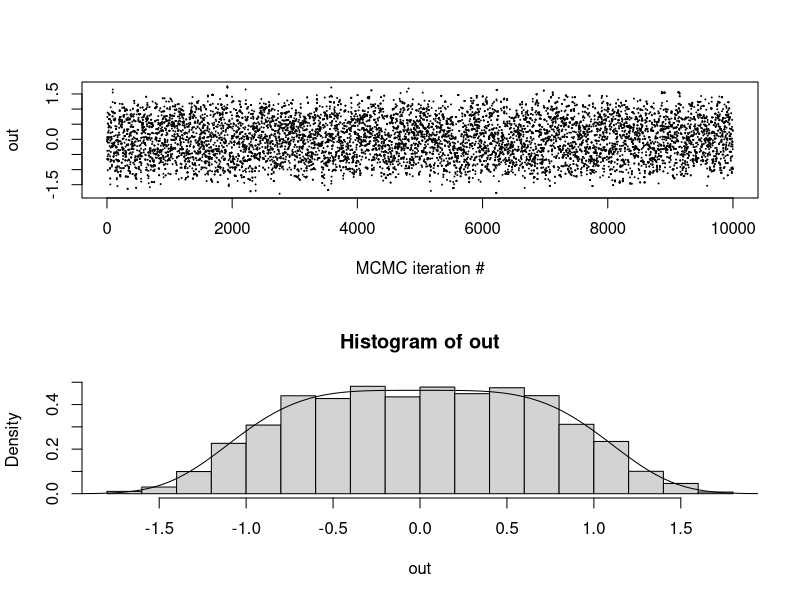
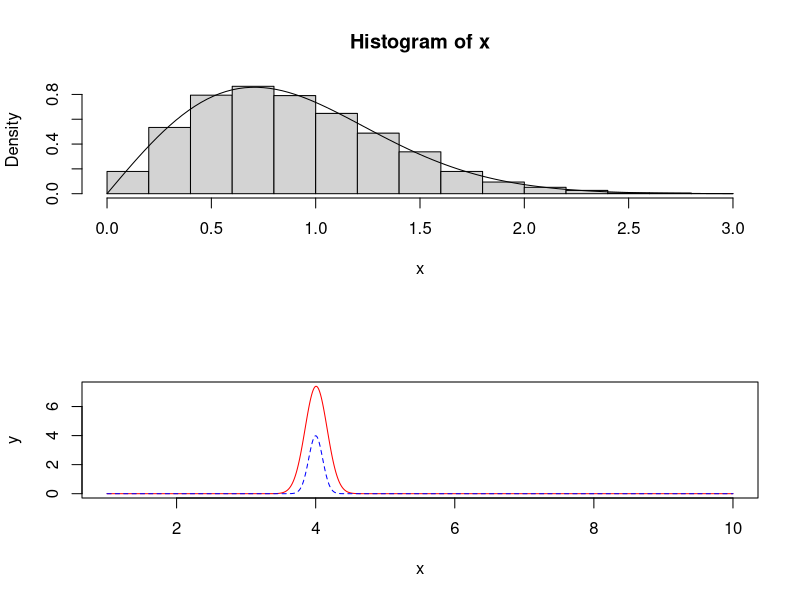
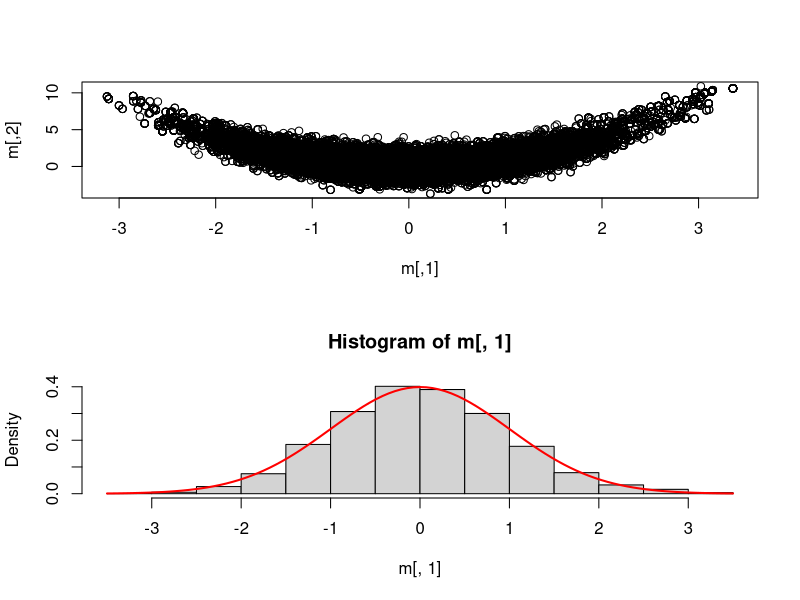
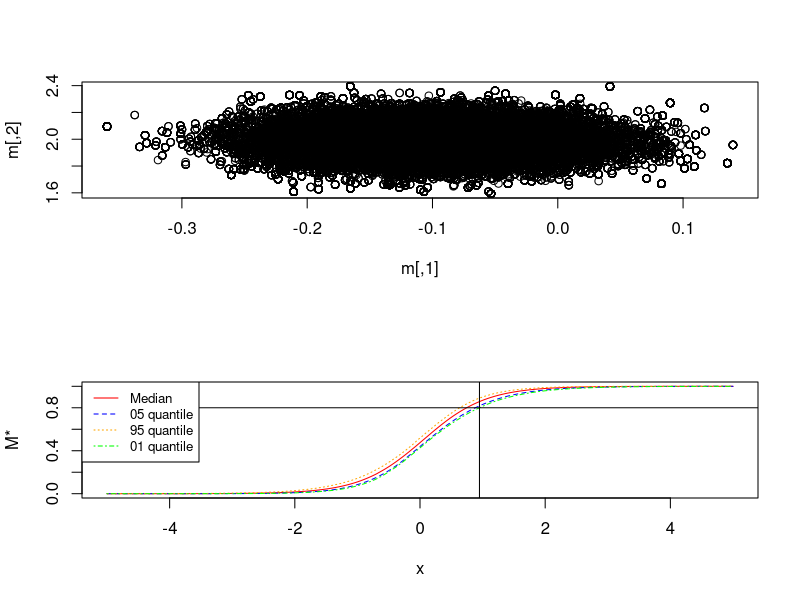

Reproduce these figures in R, in order.
## ---- chunk 1
rm(list = ls())
## ---- chunk 2
# general 1d Gaussian proposal random walk MH
oneD.RWMH <- function(lprob, #notice log-density kernel!
                     sigma=1.0,
                     theta1=0.0,
                     n.iter=10000){
  # space for output
  output <- numeric(n.iter)
  # first iterate given
  output[1] <- theta1
  
  # main iteration loop
  for(t in 2:n.iter){
    # proposal
    thetaStar <- output[t-1] + rnorm(1,sd=sigma)
    # accept probability, for numerical stability we compute
    # the log-accept prob, and then take exp
    alpha <- exp(min(0.0,lprob(thetaStar)-lprob(output[t-1])))
    # accept/reject step
    if(runif(1)<alpha && is.finite(alpha)){
      output[t] <- thetaStar
    } else {
      output[t] <- output[t-1]
    }
  }
  return(output)
} 

# Logartihm of pdf (needed for metropolis hastings from slides)
logpdf <- function(x){
  c <- log((2^0.25 * gamma(3/4)) / pi)
  return(c - x^4/2)
}

# pdf from mandatory pdf
pdf <- function(x) {
  return ((2^0.25*gamma(3/4)/pi) * exp(-x^4 / 2))
}


# sample n samples
n <- 10000
out <- oneD.RWMH(logpdf, theta1 = 0.0, sigma=1, n.iter = n)

# plot 
par(mfrow=c(2,1))
plot(1:length(out),out,pch=20,cex=0.1,xlab="MCMC iteration #")
hist(out, probability = TRUE)
curve(pdf, add = TRUE, -2, 2)
## ---- chunk 3
# Use inverse sampling method to sample from
# p(x) = 2x exp(-x^2)
inverse_sampling <- function(Nsamples) {
  # Sample n samples from uniform distribution
  u <- runif(Nsamples)
  # Return X = F^-1(U)
  return(sqrt(-log(1-u)))
}

# PDF
pdf2 <- function(x) {
  return(2*x * exp(-x^2))
}

x <- inverse_sampling(10000)
hist(x, probability = TRUE)
curve(pdf2, 0, 3, add = TRUE)
## ---- chunk 4
g <- function(x) {
 exp(sqrt(x))*exp(-20*(x-4)^2)
}

f <- function(x) {
  dnorm(x, mean=4, sd=0.1)
}

x<-seq(1,10,0.01); y1=g(x); y2=f(x)
plot(x, y1, type="l", pch=19, col="red", xlab="x", ylab="y")
lines(x, y2, pch=18, col="blue", type="l", lty=2)
legend(1, 95, legend=c("Line 1", "Line 2"),
       col=c("red", "blue"), lty=1:2, cex=0.8)
## ---- chunk 5
importance <- function(Nsamp) {
  # Sample from f
  x <- rnorm(Nsamp, 4, 0.1)
  # calculate empirical mean
  return(mean((g(x)*(x>0))/(f(x))))
}

# Estimate of integral using importance sampling
importance(100000)
# Numerical integration
integrate(g, 0, Inf)$value
## ---- chunk 6
# Load the multivariate normal library 
library(mvtnorm)
library(coda)

# Target function from 
logg <- function(theta) {
  return(-theta[1]^2/2 - (theta[2] - theta[1]^2)^2 /2)
}

# 2D Random walk using log g
smile_shaped <- function(logg,
                         sigma=diag(2),
                         theta=c(0.0, 0.0),
                         Nsamp=100000){
  
  # Reserve 2xNsamp matrix with zeros
  res <- matrix(0, Nsamp, 2)
  
  # Set initial conditions
  res[1,] <- theta
  
  # Calculate old log-probability
  logold <- logg(theta)
  
  # accept counter
  Nacc <- 0
  
  # Iterate no of samples.
  for(i in 2:Nsamp){
    # Proposal step
    new <- res[i-1,] + rmvnorm(1, theta, sigma)
    # Log-p of proposal step
    lognew <- logg(new)
    # Evaluate step
    logfrac <- exp(min(0.0,lognew-logold))
    # Accept or reject new step
    if(runif(1)<logfrac && is.finite(logfrac)){
      # accept
      res[i,] <- new
      logold <- lognew
      Nacc <- Nacc+1
    } else {
      # reject
      res[i,] <- res[i-1,]
    }
  }
  print(paste("Accept prob: ", Nacc/Nsamp))
  return(res[5000:Nsamp,])
}

# Covariance matrix
sigma <- matrix(c(2, 0, 0, 2), nrow=2, ncol=2)
m <- smile_shaped(logg=logg, sigma=sigma, c(0.0, 0.0), 50000)
## ---- chunk 7
# Plot multivariate distribution
plot(m)
## ---- chunk 8
# Plot marginal of theta1 and compare with standard normal
hist(m[,1], probability=TRUE)
curve(dnorm(x, mean=0, sd=1), 
      col="red", lwd=2, add=TRUE, yaxt="n")
## ---- chunk 9
ESS <- function(x) {
  coda::effectiveSize(x)
}

ESS(m[,1])
ESS(m[,2])
## ---- chunk 10
# Load the data set
df <- data.frame(read.table("logistic_regression_data.txt"))
x <- df$x
y <- df$y

# function returning a log-posterior kernel for theta
logistic.lp <- function(theta) {
  alpha <- theta[1]
  beta <- theta[2]
  # log-likelihood
  Eeta <- exp(alpha + beta*x)
  p <- Eeta/(1.0 + Eeta)
  log.like <- sum(dbinom(y, size=1, prob = p, log=TRUE))
  
  # priors
  log.prior <- dnorm(alpha, sd=10, log=TRUE) + dnorm(beta, sd=10, log=TRUE)
  
  # log-posterior kernel
  return(log.like+log.prior)
}
## ---- chunk 11
# Independent sampler
IndepMH <- function(prob, theta=c(0, 0), sigma=diag(2), Nsamp=1000, S=1){
  # Allocate space
  res <- matrix(0, Nsamp, 2)
  # Set initial values
  res[1,] <- theta
  # Old importance
  pold <- prob(theta)/dmvnorm(theta, mean=theta ,sigma=sigma)
  # No of accept
  Nacc <- 0
  for (i in 2:Nsamp){
    # Sample theta from multivariate normal with scaled sigma
    new <- rmvnorm(1, theta, S*sigma)
    # Importance of new theta
    pnew <- prob(new)/dmvnorm(new, mean=theta, sigma=sigma)
    frac <- min(1.0, pnew/pold)
    if(runif(1)<frac && is.finite(frac)){
      # Accept
      res[i,] <- new
      pold <- pnew
      Nacc <- Nacc+1
    } else {
      # Reject
      res[i,] <- res[(i-1),]
    }
  }
  print(paste0("accept rate : ",Nacc/Nsamp))
  return(res[1000:Nsamp,])
}

sigma <- matrix(c(0.00653,-0.00058,-0.00058,0.01689),2,2)

m <- IndepMH(logistic.lp, c(-0.102, 1.993), sigma, 30000, 0.6)
plot(m)
## ---- chunk 12
ESS(m[,1])
ESS(m[,2])
## ---- chunk 13
# Plotdist is function for calculating values for plotting
plotdist <- function (x) {
  # Calculate m(x*)
  mstar <- exp(m[,1] + m[,2]*x) / (1 + exp(m[,1] + m[,2]*x))
  # calulcate median given x*
  med <- median(mstar)
  # Caltulate quantiles given x*
  quant05 <- quantile(mstar, 0.05)
  quant95 <- quantile(mstar, 0.95)
  quant01 <- quantile(mstar, 0.01)
  # return vector of calculations
  return(c(med, quant05, quant95, quant01))
}

# sequence of x* values
x <- seq(-5, 5, 0.01)
# plot 
plotmat <- matrix(0, length(x), 4)
# set index
i <- 0
# Loop through all x* values in sequence
for (val in x) {
  # increment index for each value in xÆ
  i <- i+1
  plotmat[i,] <- plotdist(val)
}

# First value larger than 0.8 (for plotting horizontal)
horizontal <- plotmat[, 4][plotmat[, 4] > 0.8][1]

# First x-value of m-value with 99% probability of being larger than 0.8
vertical <- x[Position(function(x) x > 0.8, plotmat[, 4])]

# Plot all medians and quantiles conditional on x*
plot(x, plotmat[, 1], type="l", col="red", ylab="M*")
lines(x, plotmat[, 2], type="l", col="blue", lty=2)
lines(x, plotmat[, 3], type="l", col="orange", lty=3)
lines(x, plotmat[, 4], type="l", col="green", lty=4)
# Add vertical line for x values
abline(v = vertical, col="black")
# add horizontal line for m values
abline(h = horizontal, col="black")
legend("topleft", legend=c("Median", "05 quantile", "95 quantile", "01 quantile"),
       col=c("red", "blue", "orange", "green"), lty=1:4, cex=0.8)

# X* where P(M(X*) > 0.8) = 0.99 
print(vertical)
